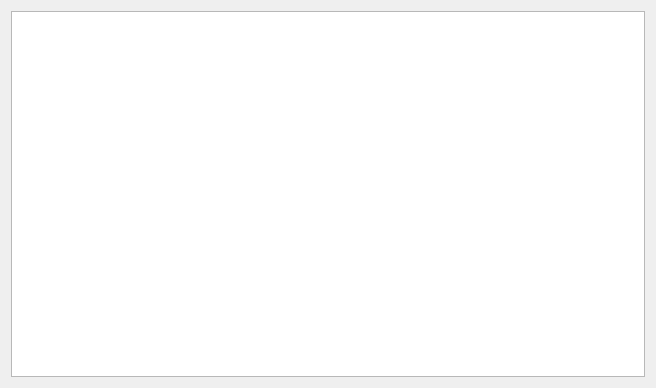
<?xml version="1.0" encoding="UTF-8"?>
<ui version="4.0">
 <class>Impresor</class>
 <widget class="QWidget" name="Impresor">
  <property name="geometry">
   <rect>
    <x>0</x>
    <y>0</y>
    <width>656</width>
    <height>388</height>
   </rect>
  </property>
  <property name="windowTitle">
   <string>Form</string>
  </property>
  <layout class="QGridLayout" name="gridLayout">
   <item row="0" column="0">
    <widget class="QTableView" name="tabla"/>
   </item>
  </layout>
 </widget>
 <resources/>
 <connections/>
</ui>
